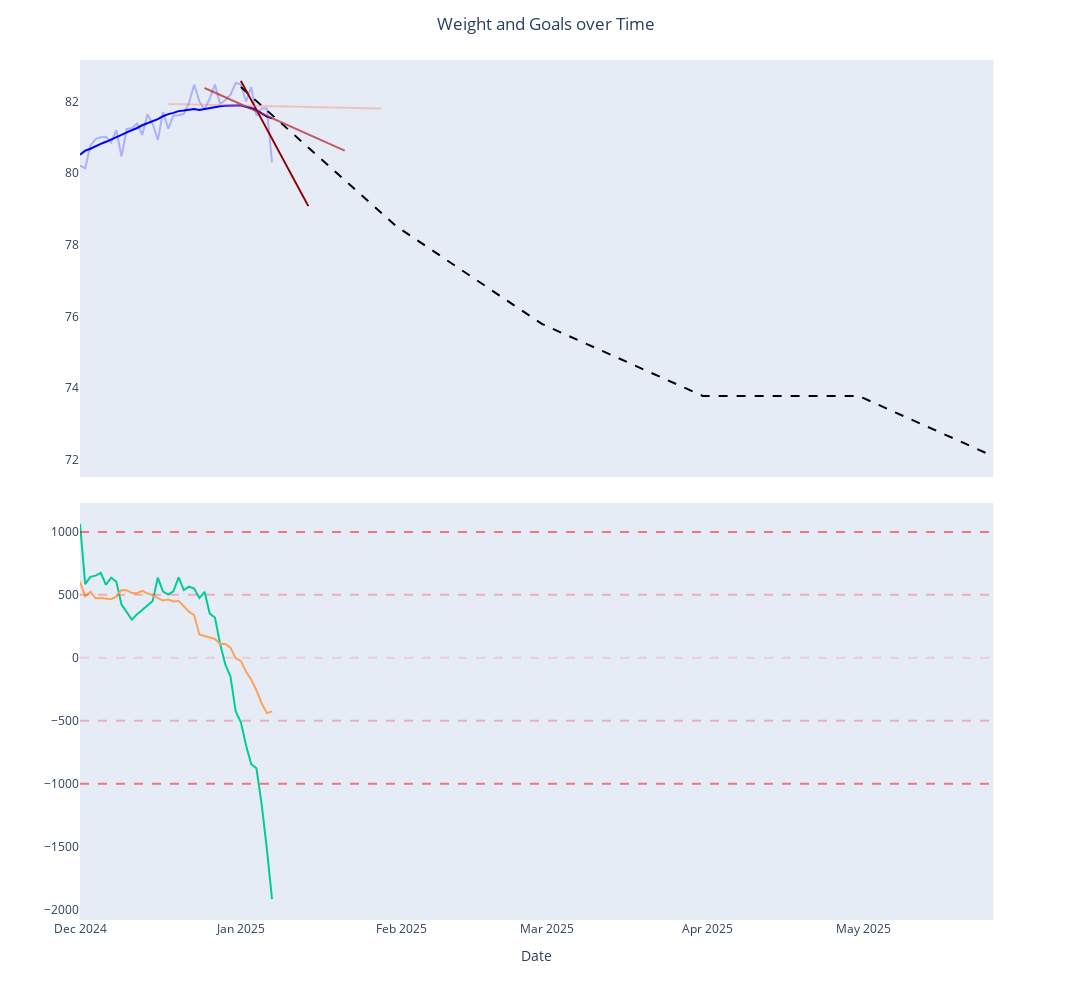

Notebook code for this chart:
### Code cell
fig

### Figure 1 — Plotly figure (JSON) as saved in the notebook; plotly's stock layout.template omitted (floating-point values rounded to 4 significant figures; data arrays with more than 128 entries replaced by an {"elided": "..."} marker saying what was removed)
{"data": [{"hovertemplate": "Type=weight_actual<br>defict_indication=False<br>Date=%{x}<br>Weight=%{y}<extra></extra>", "legendgroup": "weight_actual", "line": {"color": "blue", "dash": "solid"}, "marker": {"symbol": "circle"}, "mode": "lines", "name": "weight_actual", "opacity": 0.25, "orientation": "v", "showlegend": true, "type": "scatter", "x": {"elided": "177 str values"}, "xaxis": "x2", "y": {"elided": "177 float values"}, "yaxis": "y2"}, {"hovertemplate": "Type=weight_goal<br>defict_indication=False<br>Date=%{x}<br>Weight=%{y}<extra></extra>", "legendgroup": "weight_goal", "line": {"color": "black", "dash": "dash"}, "marker": {"symbol": "circle"}, "mode": "lines", "name": "weight_goal", "orientation": "v", "showlegend": true, "type": "scatter", "x": {"elided": "177 str values"}, "xaxis": "x2", "y": {"elided": "177 float values"}, "yaxis": "y2"}, {"hovertemplate": "Type=slope_7<br>defict_indication=True<br>Date=%{x}<br>Weight=%{y}<extra></extra>", "legendgroup": "slope_7", "line": {"color": "#00cc96", "dash": "solid"}, "marker": {"symbol": "circle"}, "mode": "lines", "name": "slope_7", "orientation": "v", "showlegend": true, "type": "scatter", "x": ["2024-12-01T00:00:00", "2024-12-02T00:00:00", "2024-12-03T00:00:00", "2024-12-04T00:00:00", "2024-12-05T00:00:00", "2024-12-06T00:00:00", "2024-12-07T00:00:00", "2024-12-08T00:00:00", "2024-12-09T00:00:00", "2024-12-10T00:00:00", "2024-12-11T00:00:00", "2024-12-12T00:00:00", "2024-12-13T00:00:00", "2024-12-14T00:00:00", "2024-12-15T00:00:00", "2024-12-16T00:00:00", "2024-12-17T00:00:00", "2024-12-18T00:00:00", "2024-12-19T00:00:00", "2024-12-20T00:00:00", "2024-12-21T00:00:00", "2024-12-22T00:00:00", "2024-12-23T00:00:00", "2024-12-24T00:00:00", "2024-12-25T00:00:00", "2024-12-26T00:00:00", "2024-12-27T00:00:00", "2024-12-28T00:00:00", "2024-12-29T00:00:00", "2024-12-30T00:00:00", "2024-12-31T00:00:00", "2025-01-01T00:00:00", "2025-01-02T00:00:00", "2025-01-03T00:00:00", "2025-01-04T00:00:00", "2025-01-05T00:00:00", "2025-01-06T00:00:00", "2025-01-07T00:00:00"], "xaxis": "x", "y": [1065.0, 585.1, 642.4, 652.8, 674.5, 580.2, 636.2, 603.6, 422.0, 359.5, 302.2, 346.5, 384.6, 414.9, 452.0, 636.1, 525.8, 501.6, 528.1, 638.8, 537.5, 564.5, 550.3, 474.5, 524.0, 351.1, 320.1, 109.2, -53.12, -150.5, -426.0, -513.1, -696.4, -845.6, -878.0, -1162.0, -1516.0, -1917.0], "yaxis": "y"}, {"hovertemplate": "Type=smooth_trend<br>defict_indication=False<br>Date=%{x}<br>Weight=%{y}<extra></extra>", "legendgroup": "smooth_trend", "line": {"color": "blue", "dash": "solid"}, "marker": {"symbol": "circle"}, "mode": "lines", "name": "smooth_trend", "orientation": "v", "showlegend": true, "type": "scatter", "x": ["2024-12-01T00:00:00", "2024-12-02T00:00:00", "2024-12-03T00:00:00", "2024-12-04T00:00:00", "2024-12-05T00:00:00", "2024-12-06T00:00:00", "2024-12-07T00:00:00", "2024-12-08T00:00:00", "2024-12-09T00:00:00", "2024-12-10T00:00:00", "2024-12-11T00:00:00", "2024-12-12T00:00:00", "2024-12-13T00:00:00", "2024-12-14T00:00:00", "2024-12-15T00:00:00", "2024-12-16T00:00:00", "2024-12-17T00:00:00", "2024-12-18T00:00:00", "2024-12-19T00:00:00", "2024-12-20T00:00:00", "2024-12-21T00:00:00", "2024-12-22T00:00:00", "2024-12-23T00:00:00", "2024-12-24T00:00:00", "2024-12-25T00:00:00", "2024-12-26T00:00:00", "2024-12-27T00:00:00", "2024-12-28T00:00:00", "2024-12-29T00:00:00", "2024-12-30T00:00:00", "2024-12-31T00:00:00", "2025-01-01T00:00:00", "2025-01-02T00:00:00", "2025-01-03T00:00:00", "2025-01-04T00:00:00", "2025-01-05T00:00:00", "2025-01-06T00:00:00", "2025-01-07T00:00:00"], "xaxis": "x2", "y": [80.51, 80.63, 80.68, 80.76, 80.81, 80.87, 80.93, 80.99, 81.07, 81.14, 81.19, 81.26, 81.33, 81.39, 81.44, 81.51, 81.59, 81.65, 81.68, 81.73, 81.75, 81.77, 81.79, 81.76, 81.79, 81.82, 81.84, 81.86, 81.88, 81.89, 81.89, 81.89, 81.86, 81.82, 81.76, 81.67, 81.57, 81.53], "yaxis": "y2"}, {"hovertemplate": "Type=slope_14<br>defict_indication=True<br>Date=%{x}<br>Weight=%{y}<extra></extra>", "legendgroup": "slope_14", "line": {"color": "#FFA15A", "dash": "solid"}, "marker": {"symbol": "circle"}, "mode": "lines", "name": "slope_14", "orientation": "v", "showlegend": true, "type": "scatter", "x": ["2024-12-01T00:00:00", "2024-12-02T00:00:00", "2024-12-03T00:00:00", "2024-12-04T00:00:00", "2024-12-05T00:00:00", "2024-12-06T00:00:00", "2024-12-07T00:00:00", "2024-12-08T00:00:00", "2024-12-09T00:00:00", "2024-12-10T00:00:00", "2024-12-11T00:00:00", "2024-12-12T00:00:00", "2024-12-13T00:00:00", "2024-12-14T00:00:00", "2024-12-15T00:00:00", "2024-12-16T00:00:00", "2024-12-17T00:00:00", "2024-12-18T00:00:00", "2024-12-19T00:00:00", "2024-12-20T00:00:00", "2024-12-21T00:00:00", "2024-12-22T00:00:00", "2024-12-23T00:00:00", "2024-12-24T00:00:00", "2024-12-25T00:00:00", "2024-12-26T00:00:00", "2024-12-27T00:00:00", "2024-12-28T00:00:00", "2024-12-29T00:00:00", "2024-12-30T00:00:00", "2024-12-31T00:00:00", "2025-01-01T00:00:00", "2025-01-02T00:00:00", "2025-01-03T00:00:00", "2025-01-04T00:00:00", "2025-01-05T00:00:00", "2025-01-06T00:00:00", "2025-01-07T00:00:00"], "xaxis": "x", "y": [603.6, 488.8, 522.6, 472.1, 475.0, 471.0, 465.7, 484.8, 537.9, 536.5, 513.9, 512.6, 532.0, 511.9, 497.8, 473.6, 455.2, 462.1, 447.1, 452.7, 409.7, 366.2, 339.1, 184.5, 172.9, 158.7, 149.1, 109.8, 108.8, 80.97, -3.101, -24.55, -111.3, -174.8, -257.6, -361.3, -439.5, -426.0], "yaxis": "y"}, {"hovertemplate": "Type=weight_trend_7<br>defict_indication=False<br>Date=%{x}<br>Weight=%{y}<extra></extra>", "legendgroup": "weight_trend_7", "line": {"color": "darkred", "dash": "solid"}, "marker": {"symbol": "circle"}, "mode": "lines", "name": "weight_trend_7", "opacity": 1, "orientation": "v", "showlegend": true, "type": "scatter", "x": ["2025-01-01T00:00:00", "2025-01-02T00:00:00", "2025-01-03T00:00:00", "2025-01-04T00:00:00", "2025-01-05T00:00:00", "2025-01-06T00:00:00", "2025-01-07T00:00:00", "2025-01-08T00:00:00", "2025-01-09T00:00:00", "2025-01-10T00:00:00", "2025-01-11T00:00:00", "2025-01-12T00:00:00", "2025-01-13T00:00:00", "2025-01-14T00:00:00"], "xaxis": "x2", "y": [82.57, 82.31, 82.04, 81.77, 81.5, 81.23, 80.96, 80.69, 80.42, 80.15, 79.89, 79.62, 79.35, 79.08], "yaxis": "y2"}, {"hovertemplate": "Type=weight_trend_14<br>defict_indication=False<br>Date=%{x}<br>Weight=%{y}<extra></extra>", "legendgroup": "weight_trend_14", "line": {"color": "firebrick", "dash": "solid"}, "marker": {"symbol": "circle"}, "mode": "lines", "name": "weight_trend_14", "opacity": 0.7, "orientation": "v", "showlegend": true, "type": "scatter", "x": ["2024-12-25T00:00:00", "2024-12-26T00:00:00", "2024-12-27T00:00:00", "2024-12-28T00:00:00", "2024-12-29T00:00:00", "2024-12-30T00:00:00", "2024-12-31T00:00:00", "2025-01-01T00:00:00", "2025-01-02T00:00:00", "2025-01-03T00:00:00", "2025-01-04T00:00:00", "2025-01-05T00:00:00", "2025-01-06T00:00:00", "2025-01-07T00:00:00", "2025-01-08T00:00:00", "2025-01-09T00:00:00", "2025-01-10T00:00:00", "2025-01-11T00:00:00", "2025-01-12T00:00:00", "2025-01-13T00:00:00", "2025-01-14T00:00:00", "2025-01-15T00:00:00", "2025-01-16T00:00:00", "2025-01-17T00:00:00", "2025-01-18T00:00:00", "2025-01-19T00:00:00", "2025-01-20T00:00:00", "2025-01-21T00:00:00"], "xaxis": "x2", "y": [82.38, 82.31, 82.25, 82.18, 82.12, 82.05, 81.99, 81.92, 81.86, 81.79, 81.73, 81.66, 81.6, 81.54, 81.47, 81.41, 81.34, 81.28, 81.21, 81.15, 81.08, 81.02, 80.95, 80.89, 80.82, 80.76, 80.69, 80.63], "yaxis": "y2"}, {"hovertemplate": "Type=weight_trend_21<br>defict_indication=False<br>Date=%{x}<br>Weight=%{y}<extra></extra>", "legendgroup": "weight_trend_21", "line": {"color": "salmon", "dash": "solid"}, "marker": {"symbol": "circle"}, "mode": "lines", "name": "weight_trend_21", "opacity": 0.4, "orientation": "v", "showlegend": true, "type": "scatter", "x": ["2024-12-18T00:00:00", "2024-12-19T00:00:00", "2024-12-20T00:00:00", "2024-12-21T00:00:00", "2024-12-22T00:00:00", "2024-12-23T00:00:00", "2024-12-24T00:00:00", "2024-12-25T00:00:00", "2024-12-26T00:00:00", "2024-12-27T00:00:00", "2024-12-28T00:00:00", "2024-12-29T00:00:00", "2024-12-30T00:00:00", "2024-12-31T00:00:00", "2025-01-01T00:00:00", "2025-01-02T00:00:00", "2025-01-03T00:00:00", "2025-01-04T00:00:00", "2025-01-05T00:00:00", "2025-01-06T00:00:00", "2025-01-07T00:00:00", "2025-01-08T00:00:00", "2025-01-09T00:00:00", "2025-01-10T00:00:00", "2025-01-11T00:00:00", "2025-01-12T00:00:00", "2025-01-13T00:00:00", "2025-01-14T00:00:00", "2025-01-15T00:00:00", "2025-01-16T00:00:00", "2025-01-17T00:00:00", "2025-01-18T00:00:00", "2025-01-19T00:00:00", "2025-01-20T00:00:00", "2025-01-21T00:00:00", "2025-01-22T00:00:00", "2025-01-23T00:00:00", "2025-01-24T00:00:00", "2025-01-25T00:00:00", "2025-01-26T00:00:00", "2025-01-27T00:00:00", "2025-01-28T00:00:00"], "xaxis": "x2", "y": [81.93, 81.93, 81.93, 81.92, 81.92, 81.92, 81.91, 81.91, 81.91, 81.9, 81.9, 81.9, 81.89, 81.89, 81.89, 81.89, 81.88, 81.88, 81.88, 81.87, 81.87, 81.87, 81.86, 81.86, 81.86, 81.85, 81.85, 81.85, 81.85, 81.84, 81.84, 81.84, 81.83, 81.83, 81.83, 81.82, 81.82, 81.82, 81.81, 81.81, 81.81, 81.81], "yaxis": "y2"}], "layout": {"annotations": [{"showarrow": false, "text": "", "textangle": 90, "x": 0.98, "xanchor": "left", "xref": "paper", "y": 0.2425, "yanchor": "middle", "yref": "paper"}, {"showarrow": false, "text": "", "textangle": 90, "x": 0.98, "xanchor": "left", "xref": "paper", "y": 0.7575, "yanchor": "middle", "yref": "paper"}], "height": 1000, "legend": {"title": {"text": "Type"}, "tracegroupgap": 0}, "margin": {"t": 60}, "shapes": [{"line": {"color": "red", "dash": "dash"}, "opacity": 0.5, "type": "line", "x0": 0, "x1": 1, "xref": "x domain", "y0": -1000, "y1": -1000, "yref": "y"}, {"line": {"color": "red", "dash": "dash"}, "opacity": 0.25, "type": "line", "x0": 0, "x1": 1, "xref": "x domain", "y0": -500, "y1": -500, "yref": "y"}, {"line": {"color": "red", "dash": "dash"}, "opacity": 0.125, "type": "line", "x0": 0, "x1": 1, "xref": "x domain", "y0": 0, "y1": 0, "yref": "y"}, {"line": {"color": "red", "dash": "dash"}, "opacity": 0.25, "type": "line", "x0": 0, "x1": 1, "xref": "x domain", "y0": 500, "y1": 500, "yref": "y"}, {"line": {"color": "red", "dash": "dash"}, "opacity": 0.5, "type": "line", "x0": 0, "x1": 1, "xref": "x domain", "y0": 1000, "y1": 1000, "yref": "y"}], "showlegend": false, "title": {"text": "Weight and Goals over Time", "x": 0.5}, "width": 1600, "xaxis": {"anchor": "y", "domain": [0, 0.98], "showgrid": false, "title": {"text": "Date"}}, "xaxis2": {"anchor": "y2", "domain": [0, 0.98], "matches": "x", "showgrid": false, "showticklabels": false}, "yaxis": {"anchor": "x", "domain": [0, 0.485], "showgrid": false, "showticklabels": true, "title": {"text": ""}, "zeroline": false}, "yaxis2": {"anchor": "x2", "domain": [0.515, 1], "showgrid": false, "showticklabels": true, "title": {"text": ""}, "zeroline": false}}}
